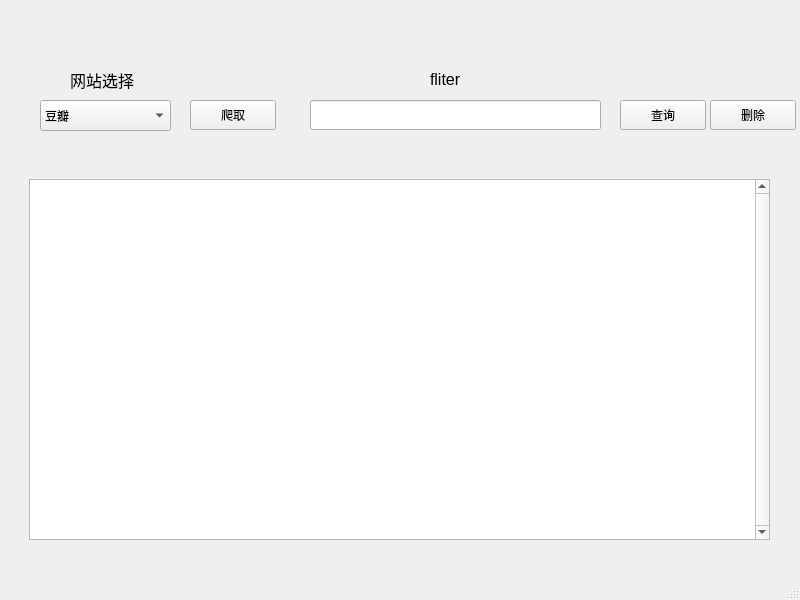
<?xml version="1.0" encoding="UTF-8"?>
<ui version="4.0">
 <class>MainWindow</class>
 <widget class="QMainWindow" name="MainWindow">
  <property name="geometry">
   <rect>
    <x>0</x>
    <y>0</y>
    <width>800</width>
    <height>600</height>
   </rect>
  </property>
  <property name="windowTitle">
   <string>MainWindow</string>
  </property>
  <property name="statusTip">
   <string>User , Welcome :  )</string>
  </property>
  <widget class="QWidget" name="centralwidget">
   <widget class="QLabel" name="lbl_web">
    <property name="geometry">
     <rect>
      <x>70</x>
      <y>70</y>
      <width>71</width>
      <height>20</height>
     </rect>
    </property>
    <property name="font">
     <font>
      <pointsize>12</pointsize>
      <weight>50</weight>
      <bold>false</bold>
     </font>
    </property>
    <property name="text">
     <string>网站选择</string>
    </property>
   </widget>
   <widget class="QComboBox" name="comboBox">
    <property name="geometry">
     <rect>
      <x>40</x>
      <y>100</y>
      <width>131</width>
      <height>31</height>
     </rect>
    </property>
    <item>
     <property name="text">
      <string>豆瓣</string>
     </property>
    </item>
    <item>
     <property name="text">
      <string>安居客</string>
     </property>
    </item>
   </widget>
   <widget class="QPushButton" name="btn_crawl">
    <property name="geometry">
     <rect>
      <x>190</x>
      <y>100</y>
      <width>86</width>
      <height>30</height>
     </rect>
    </property>
    <property name="statusTip">
     <string>Crawl the website</string>
    </property>
    <property name="text">
     <string>爬取</string>
    </property>
   </widget>
   <widget class="QLabel" name="lbl_fliter">
    <property name="geometry">
     <rect>
      <x>430</x>
      <y>70</y>
      <width>41</width>
      <height>18</height>
     </rect>
    </property>
    <property name="font">
     <font>
      <pointsize>12</pointsize>
     </font>
    </property>
    <property name="text">
     <string>fliter</string>
    </property>
   </widget>
   <widget class="QLineEdit" name="conditionEdit">
    <property name="geometry">
     <rect>
      <x>310</x>
      <y>100</y>
      <width>291</width>
      <height>30</height>
     </rect>
    </property>
   </widget>
   <widget class="QPushButton" name="btn_query">
    <property name="geometry">
     <rect>
      <x>620</x>
      <y>100</y>
      <width>86</width>
      <height>30</height>
     </rect>
    </property>
    <property name="statusTip">
     <string>Query by your statment</string>
    </property>
    <property name="accessibleName">
     <string/>
    </property>
    <property name="text">
     <string>查询</string>
    </property>
   </widget>
   <widget class="QPushButton" name="btn_delete">
    <property name="geometry">
     <rect>
      <x>710</x>
      <y>100</y>
      <width>86</width>
      <height>30</height>
     </rect>
    </property>
    <property name="statusTip">
     <string>Delete data by your statment</string>
    </property>
    <property name="text">
     <string>删除</string>
    </property>
   </widget>
   <widget class="QScrollArea" name="scrollArea">
    <property name="geometry">
     <rect>
      <x>29</x>
      <y>179</y>
      <width>741</width>
      <height>361</height>
     </rect>
    </property>
    <property name="verticalScrollBarPolicy">
     <enum>Qt::ScrollBarAlwaysOn</enum>
    </property>
    <property name="horizontalScrollBarPolicy">
     <enum>Qt::ScrollBarAsNeeded</enum>
    </property>
    <property name="widgetResizable">
     <bool>true</bool>
    </property>
    <widget class="QWidget" name="scrollAreaWidgetContents">
     <property name="geometry">
      <rect>
       <x>0</x>
       <y>0</y>
       <width>726</width>
       <height>359</height>
      </rect>
     </property>
     <widget class="QTableWidget" name="tableWidget">
      <property name="geometry">
       <rect>
        <x>-5</x>
        <y>-9</y>
        <width>751</width>
        <height>381</height>
       </rect>
      </property>
     </widget>
    </widget>
   </widget>
  </widget>
  <widget class="QMenuBar" name="menubar">
   <property name="geometry">
    <rect>
     <x>0</x>
     <y>0</y>
     <width>800</width>
     <height>24</height>
    </rect>
   </property>
  </widget>
  <widget class="QStatusBar" name="statusbar"/>
 </widget>
 <resources/>
 <connections>
  <connection>
   <sender>btn_crawl</sender>
   <signal>clicked()</signal>
   <receiver>MainWindow</receiver>
   <slot>btn_crawl_clicked()</slot>
   <hints>
    <hint type="sourcelabel">
     <x>229</x>
     <y>128</y>
    </hint>
    <hint type="destinationlabel">
     <x>209</x>
     <y>79</y>
    </hint>
   </hints>
  </connection>
  <connection>
   <sender>btn_query</sender>
   <signal>clicked()</signal>
   <receiver>MainWindow</receiver>
   <slot>btn_query_clicked()</slot>
   <hints>
    <hint type="sourcelabel">
     <x>661</x>
     <y>138</y>
    </hint>
    <hint type="destinationlabel">
     <x>645</x>
     <y>74</y>
    </hint>
   </hints>
  </connection>
  <connection>
   <sender>btn_delete</sender>
   <signal>clicked()</signal>
   <receiver>MainWindow</receiver>
   <slot>btn_delete_clicked()</slot>
   <hints>
    <hint type="sourcelabel">
     <x>751</x>
     <y>139</y>
    </hint>
    <hint type="destinationlabel">
     <x>714</x>
     <y>68</y>
    </hint>
   </hints>
  </connection>
 </connections>
 <slots>
  <slot>btn_crawl_clicked()</slot>
  <slot>btn_query_clicked()</slot>
  <slot>btn_delete_clicked()</slot>
 </slots>
</ui>
